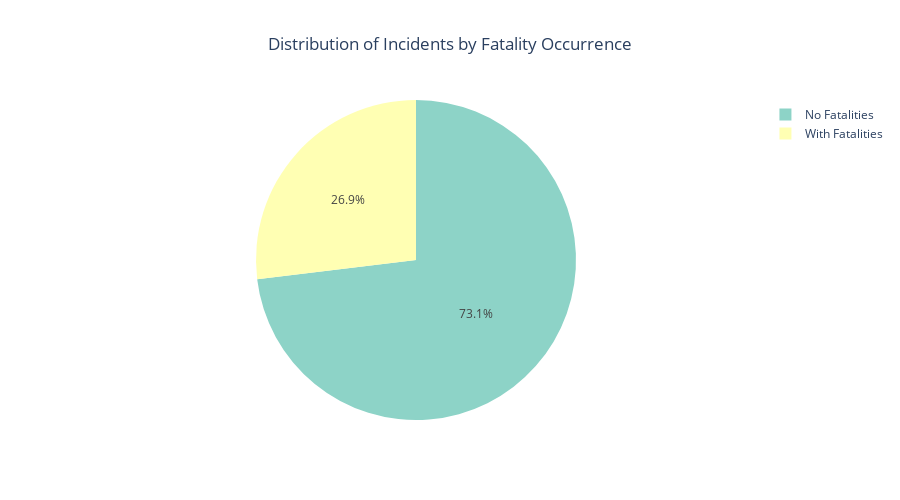
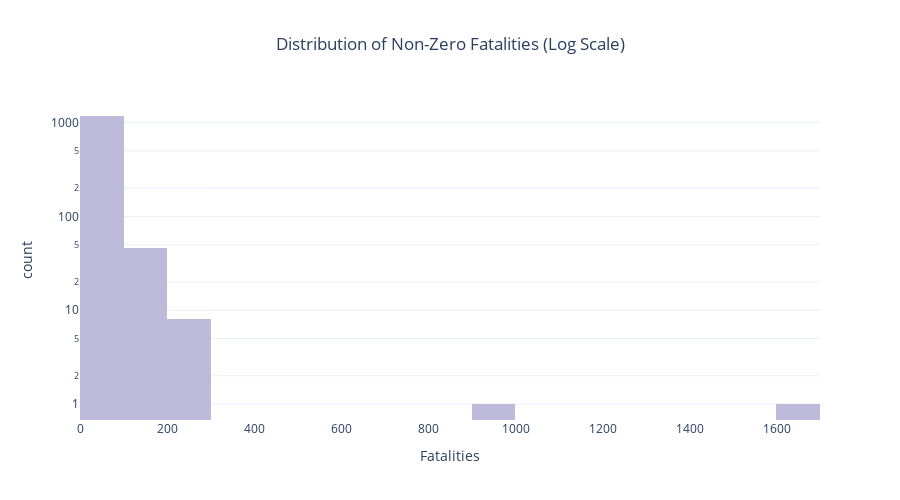
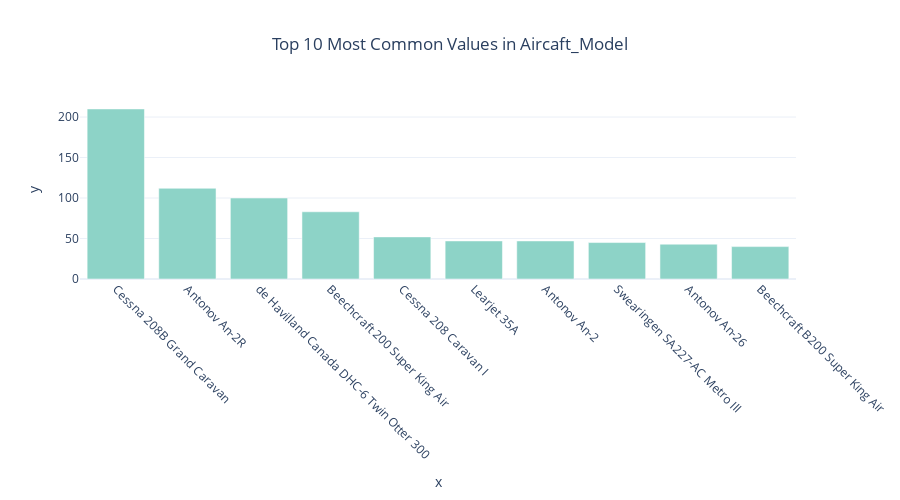
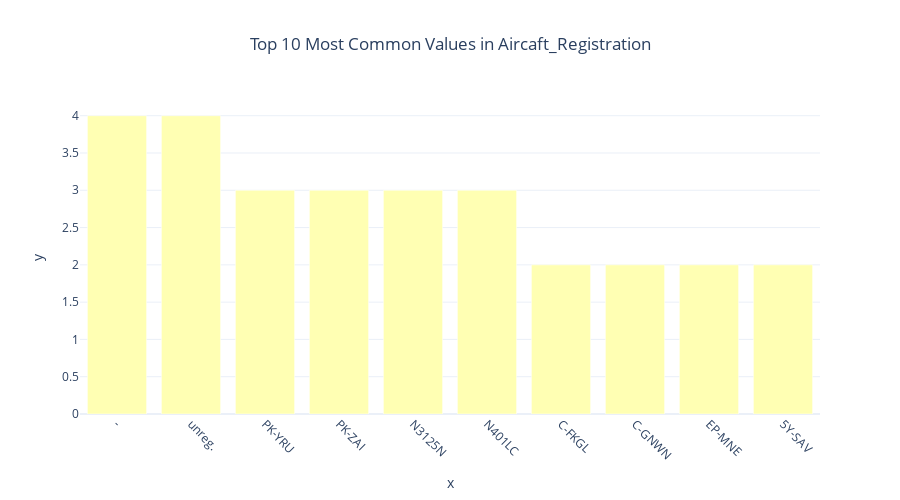

The notebook cell these images were saved under, in order:
### Markdown cell above
Now, let’s analyze the cleaned dataset. First, we’ll examine the distribution of the different columns.

### Code cell
# Filter data after 2000 using string extraction
fixed_data = fixed_data[fixed_data['Date'].str.extract(r'(\d{4})')[0].astype(int) >= 2000]

# Define column types and exclude unwanted columns
numeric_columns = fixed_data.select_dtypes(include=['number']).columns
categorical_columns = fixed_data.select_dtypes(exclude=['number']).columns
# Remove irrelevant columns
columns_to_drop = ['Date', 'Departure_Airport', 'Destination_Airport', 'Incident_Date']
categorical_columns = categorical_columns.drop([col for col in columns_to_drop if col in categorical_columns])

# Define color scheme
colors = px.colors.qualitative.Set3

# For numeric columns with special handling for Fatalities
for i, col in enumerate(numeric_columns):
    data = fixed_data[fixed_data[col] != 'Unknown']
    if data[col].nunique() > 1:
        if col == 'Fatalities':
            # Create two separate visualizations for Fatalities
            
            # 1. Pie chart for zero vs non-zero
            fatality_summary = pd.Series({
                'No Fatalities': len(data[data[col] == 0]),
                'With Fatalities': len(data[data[col] > 0])
            })
            
            fig = px.pie(
                values=fatality_summary.values,
                names=fatality_summary.index,
                title='Distribution of Incidents by Fatality Occurrence',
                color_discrete_sequence=[colors[0], colors[1]]
            )
            fig.update_layout(
                title_x=0.5,
                template='plotly_white',
                height=500
            )
            fig.show()
            
            # 2. Distribution of non-zero fatalities on log scale
            non_zero_data = data[data[col] > 0]
            if len(non_zero_data) > 0:
                fig = px.histogram(
                    non_zero_data,
                    x=col,
                    nbins=min(30, len(non_zero_data)),
                    title='Distribution of Non-Zero Fatalities (Log Scale)',
                    log_y=True,  # Use log scale for better visualization
                    color_discrete_sequence=[colors[2]]
                )
                fig.update_layout(
                    title_x=0.5,
                    template='plotly_white',
                    showlegend=False,
                    height=500
                )
                fig.show()
                
                # Print summary statistics
                print("\nFatalities Summary:")
                print(f"No fatalities: {len(data[data[col] == 0])} ({len(data[data[col] == 0])/len(data)*100:.1f}%)")
                print(f"With fatalities: {len(non_zero_data)} ({len(non_zero_data)/len(data)*100:.1f}%)")
                print(f"Average fatalities when present: {non_zero_data[col].mean():.1f}")
                print(f"Median fatalities when present: {non_zero_data[col].median():.1f}")
        else:
            # Normal histogram for other numeric columns
            fig = px.histogram(
                data,
                x=col,
                nbins=min(30, data[col].nunique()),
                title=f'Distribution of {col}',
                color_discrete_sequence=[colors[i % len(colors)]]
            )
            fig.update_layout(
                title_x=0.5,
                template='plotly_white',
                showlegend=False,
                height=500
            )
            fig.show()

# For categorical columns with improved filtering
for i, col in enumerate(categorical_columns):
    # Filter out Unknown and Info-Unavailable
    data = fixed_data[~fixed_data[col].isin(['Unknown', 'Info-Unavailable'])]
    if len(data) < len(fixed_data) * 0.1:  # Skip if >90% unknown
        continue
    
    value_counts = data[col].value_counts()
    n_unique = len(value_counts)
    
    if n_unique <= 5:  # Pie chart for few categories
        fig = px.pie(
            values=value_counts.values,
            names=value_counts.index,
            title=f'Distribution of {col}',
            color_discrete_sequence=colors
        )
    elif n_unique <= 10:  # Horizontal bar for medium categories
        fig = px.bar(
            x=value_counts.values,
            y=value_counts.index,
            orientation='h',
            title=f'Distribution of {col}',
            color_discrete_sequence=[colors[i % len(colors)]]
        )
    else:  # Top 10 vertical bar for many categories
        top_10 = value_counts.nlargest(10)
        fig = px.bar(
            x=top_10.index,
            y=top_10.values,
            title=f'Top 10 Most Common Values in {col}',
            color_discrete_sequence=[colors[i % len(colors)]]
        )
    
    fig.update_layout(
        title_x=0.5,
        template='plotly_white',
        height=500,
        showlegend=(n_unique <= 5)
    )
    
    if n_unique > 10:
        fig.update_layout(xaxis_tickangle=45)
    
    fig.show()

### Figure 1 — Plotly figure (JSON) as saved in the notebook; plotly's stock layout.template omitted (floating-point values rounded to 4 significant figures)
{"data": [{"domain": {"x": [0, 1], "y": [0, 1]}, "hovertemplate": "label=%{label}<br>value=%{value}<extra></extra>", "labels": ["No Fatalities", "With Fatalities"], "legendgroup": "", "name": "", "showlegend": true, "type": "pie", "values": [3353, 1235]}], "layout": {"height": 500, "legend": {"tracegroupgap": 0}, "piecolorway": ["rgb(141,211,199)", "rgb(255,255,179)"], "title": {"text": "Distribution of Incidents by Fatality Occurrence", "x": 0.5}}}

### Figure 2 — Plotly figure (JSON) as saved in the notebook; plotly's stock layout.template omitted (floating-point values rounded to 4 significant figures; data arrays with more than 128 entries replaced by an {"elided": "..."} marker saying what was removed)
{"data": [{"bingroup": "x", "hovertemplate": "Fatalities=%{x}<br>count=%{y}<extra></extra>", "legendgroup": "", "marker": {"color": "rgb(190,186,218)", "pattern": {"shape": ""}}, "name": "", "nbinsx": 30, "orientation": "v", "showlegend": false, "type": "histogram", "x": {"elided": "1235 int values"}, "xaxis": "x", "yaxis": "y"}], "layout": {"barmode": "relative", "height": 500, "legend": {"tracegroupgap": 0}, "showlegend": false, "title": {"text": "Distribution of Non-Zero Fatalities (Log Scale)", "x": 0.5}, "xaxis": {"anchor": "y", "domain": [0, 1], "title": {"text": "Fatalities"}}, "yaxis": {"anchor": "x", "domain": [0, 1], "title": {"text": "count"}, "type": "log"}}}

### Figure 3 — Plotly figure (JSON) as saved in the notebook; plotly's stock layout.template omitted (floating-point values rounded to 4 significant figures)
{"data": [{"hovertemplate": "x=%{x}<br>y=%{y}<extra></extra>", "legendgroup": "", "marker": {"color": "rgb(141,211,199)", "pattern": {"shape": ""}}, "name": "", "orientation": "v", "showlegend": false, "textposition": "auto", "type": "bar", "x": ["Cessna 208B Grand Caravan", "Antonov An-2R", "de Havilland Canada DHC-6 Twin Otter 300", "Beechcraft 200 Super King Air", "Cessna 208 Caravan I", "Learjet 35A", "Antonov An-2", "Swearingen SA227-AC Metro III", "Antonov An-26", "Beechcraft B200 Super King Air"], "xaxis": "x", "y": [210, 112, 100, 83, 52, 47, 47, 45, 43, 40], "yaxis": "y"}], "layout": {"barmode": "relative", "height": 500, "legend": {"tracegroupgap": 0}, "showlegend": false, "title": {"text": "Top 10 Most Common Values in Aircaft_Model", "x": 0.5}, "xaxis": {"anchor": "y", "domain": [0, 1], "tickangle": 45, "title": {"text": "x"}}, "yaxis": {"anchor": "x", "domain": [0, 1], "title": {"text": "y"}}}}

### Figure 4 — Plotly figure (JSON) as saved in the notebook; plotly's stock layout.template omitted (floating-point values rounded to 4 significant figures)
{"data": [{"hovertemplate": "x=%{x}<br>y=%{y}<extra></extra>", "legendgroup": "", "marker": {"color": "rgb(255,255,179)", "pattern": {"shape": ""}}, "name": "", "orientation": "v", "showlegend": false, "textposition": "auto", "type": "bar", "x": ["-", "unreg.", "PK-YRU", "PK-ZAI", "N3125N", "N401LC", "C-FKGL", "C-GNWN", "EP-MNE", "5Y-SAV"], "xaxis": "x", "y": [4, 4, 3, 3, 3, 3, 2, 2, 2, 2], "yaxis": "y"}], "layout": {"barmode": "relative", "height": 500, "legend": {"tracegroupgap": 0}, "showlegend": false, "title": {"text": "Top 10 Most Common Values in Aircaft_Registration", "x": 0.5}, "xaxis": {"anchor": "y", "domain": [0, 1], "tickangle": 45, "title": {"text": "x"}}, "yaxis": {"anchor": "x", "domain": [0, 1], "title": {"text": "y"}}}}
